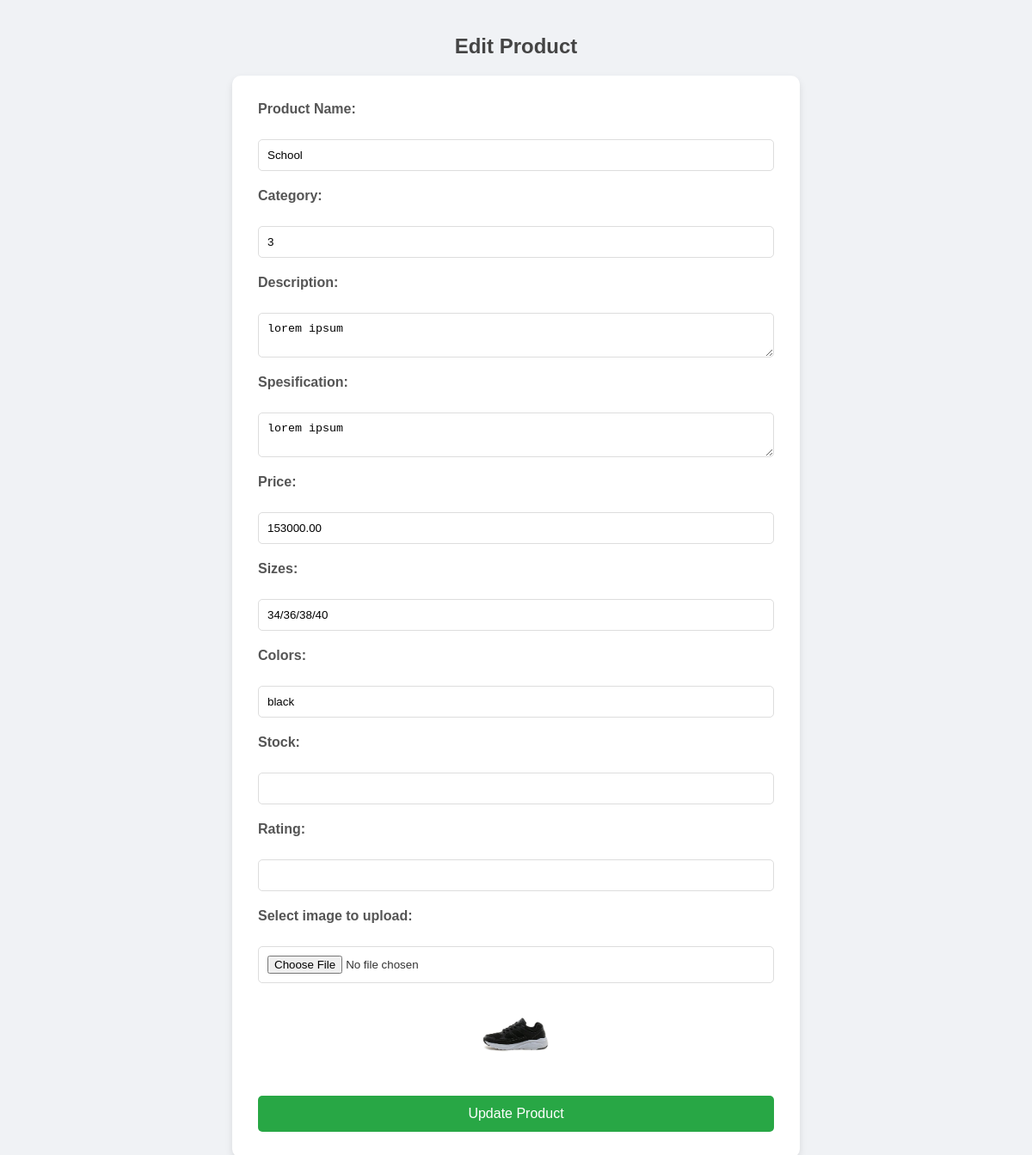
The page /edit_product.php?id=11 on the database its author committed.
### tables this page shows
CREATE TABLE `products` (
  `id` int(11) NOT NULL,
  `product_name` varchar(255) NOT NULL,
  `description` text DEFAULT NULL,
  `spesification` text DEFAULT NULL,
  `price` decimal(10,2) DEFAULT NULL,
  `stock` int(11) NOT NULL,
  `sizes` varchar(255) DEFAULT NULL,
  `colors` varchar(255) DEFAULT NULL,
  `image_url` varchar(255) DEFAULT NULL,
  `rating` float DEFAULT NULL,
  `category_id` int(11) UNSIGNED DEFAULT NULL
);

### edit_product.php (the view, shortened to what this page needs)
<?php
include "koneksi.php";
if (isset($_GET['id'])) {
    $id = $_GET['id'];
    $query = "SELECT * FROM products WHERE id = $id";
    $result = mysqli_query($conn, $query);
    $product = mysqli_fetch_assoc($result);
}
?>
<!DOCTYPE html>
<html lang="en">
<head>
</head>
<body>
    <h2>Edit Product</h2>
    <form action="edit_product.php?id=<?php echo $product['id']; ?>" method="post" enctype="multipart/form-data">
        <label for="product_name">Product Name:</label><br>
        <input type="text" name="product_name" id="product_name" value="<?php echo $product['product_name']; ?>" required><br>
        <label for="product_name">Category:</label><br>
        <input type="text" name="category_id" id="category_id" value="<?php echo $product['category_id']; ?>" required><br>
        <label for="description">Description:</label><br>
        <textarea name="description" id="description" required><?php echo $product['description']; ?></textarea><br>
        <label for="description">Spesification:</label><br>
        <textarea name="spesification" id="spesification" required><?php echo $product['spesification']; ?></textarea><br>
        <label for="price">Price:</label><br>
        <input type="number" name="price" id="price" value="<?php echo $product['price']; ?>" required><br>
        <label for="sizes">Sizes:</label><br>
        <input type="text" name="sizes" id="sizes" value="<?php echo $product['sizes']; ?>" required><br>
        <label for="colors">Colors:</label><br>
        <input type="text" name="colors" id="colors" value="<?php echo $product['colors']; ?>" required><br>
        <label for="rating">Stock:</label><br>
        <input type="number" name="stock" id="stock" step="1" min="0" max="1000" value="<?php echo $row['stock']; ?>" required><br>
        <label for="rating">Rating:</label><br>
        <input type="number" name="rating" id="rating" step="1" min="0" max="1000" value="<?php echo $row['rating']; ?>" required><br>
        <label for="image">Select image to upload:</label><br>
        <input type="file" name="image" id="image"><br>
        <img src="<?php echo $product['image_url']; ?>" alt="Current Image" style="width: 100px;"><br>
        <input type="submit" value="Update Product">
    </form>
</body>
</html>

### edit_product.php (style rules this page uses)
body { font-family: Arial, sans-serif; background-color: #f0f2f5; color: #333; margin: 0; padding: 20px; display: flex; justify-content: center; align-items: center; flex-direction: column; min-height: 100vh; }
h2 { text-align: center; color: #444; margin-bottom: 20px; }
form { background-color: #fff; padding: 30px; border-radius: 10px; box-shadow: 0 4px 8px rgba(0, 0, 0, 0.1); max-width: 600px; width: 100%; margin: 0 auto; }
label { display: block; margin-bottom: 8px; font-weight: bold; color: #555; }
input[type="text"], input[type="number"], textarea, input[type="file"] { width: 100%; padding: 10px; margin-bottom: 20px; border: 1px solid #ddd; border-radius: 5px; box-sizing: border-box; transition: border-color 0.3s, box-shadow 0.3s; }
input[type="submit"] { background-color: #28a745; color: white; padding: 12px 20px; border: none; border-radius: 5px; cursor: pointer; transition: background-color 0.3s, box-shadow 0.3s; width: 100%; font-size: 16px; }
img { margin-bottom: 15px; border-radius: 5px; max-width: 100px; max-height: 100px; display: block; margin-left: auto; margin-right: auto; }
textarea { resize: vertical; }

### rows shown on the page
products: product_name "School", category_id "3", description "lorem ipsum", spesification "lorem ipsum", price "153000.00", sizes "34/36/38/40", colors "black", image_url (picture)
